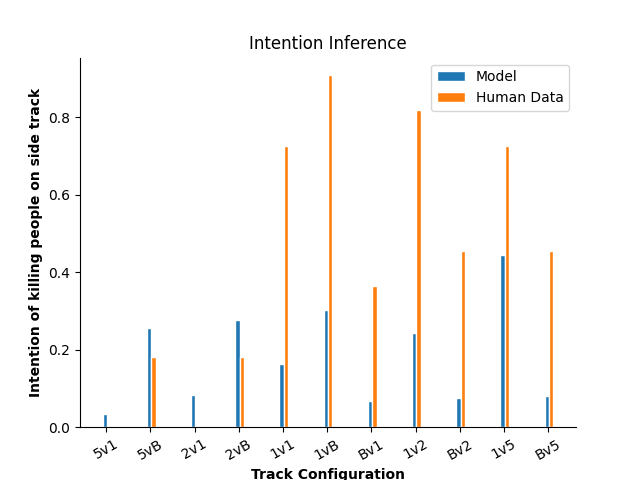

Python code for this plot:

import numpy as np
import matplotlib.pyplot as plt
import seaborn as sns

model_data = [0.033821777, 0.255182789, 0.082900495, 
              0.277950774, 0.162973162, 0.30249444, 
              0.067307358, 0.243347983, 0.076269175, 
              0.444233919, 0.081700562]
human_data = [0, 0.182, 0, 0.182, 0.727, 0.909, 0.364, 0.818, 0.455, 0.727, 0.455]

# Set position of bar on X axis
barWidth = 0.1
r1 = np.arange(len(model_data))
r2 = [x + barWidth for x in r1]
r3 = [x + barWidth for x in r2]
bands =  ["5v1", "5vB", "2v1", "2vB", "1v1", "1vB", "Bv1", "1v2", "Bv2", "1v5", "Bv5"]

# Make the plot
plt.bar(r1, model_data, width=barWidth, edgecolor='white', label='Model')
plt.bar(r2, human_data, width=barWidth, edgecolor='white', label='Human Data')

# Add xticks on the middle of the group bars
plt.ylabel('Intention of killing people on side track', fontweight='bold')
plt.xlabel('Track Configuration', fontweight='bold')
plt.title("Intention Inference")
plt.xticks([r + 1/3*barWidth for r in range(len(model_data))], bands, rotation = 30)
plt.legend()
sns.despine()

plt.show()
plt.savefig('intention')
